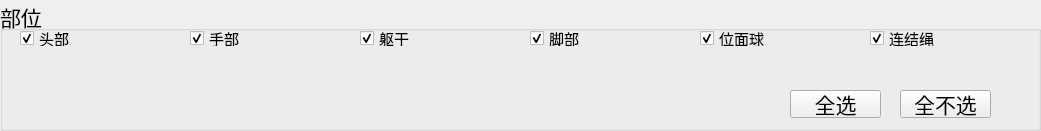
  <widget class="QGroupBox" name="groupBox_position">
   <property name="geometry">
    <rect>
     <x>10</x>
     <y>340</y>
     <width>1041</width>
     <height>131</height>
    </rect>
   </property>
   <property name="font">
    <font>
     <pointsize>16</pointsize>
    </font>
   </property>
   <property name="title">
    <string>部位</string>
   </property>
   <widget class="QCheckBox" name="checkBox_position_05">
    <property name="geometry">
     <rect>
      <x>870</x>
      <y>30</y>
      <width>160</width>
      <height>16</height>
     </rect>
    </property>
    <property name="font">
     <font>
      <pointsize>11</pointsize>
     </font>
    </property>
    <property name="text">
     <string>连结绳</string>
    </property>
    <property name="checked">
     <bool>true</bool>
    </property>
   </widget>
   <widget class="QCheckBox" name="checkBox_position_02">
    <property name="geometry">
     <rect>
      <x>360</x>
      <y>30</y>
      <width>160</width>
      <height>16</height>
     </rect>
    </property>
    <property name="font">
     <font>
      <pointsize>11</pointsize>
     </font>
    </property>
    <property name="text">
     <string>躯干</string>
    </property>
    <property name="checked">
     <bool>true</bool>
    </property>
   </widget>
   <widget class="QCheckBox" name="checkBox_position_03">
    <property name="geometry">
     <rect>
      <x>530</x>
      <y>30</y>
      <width>160</width>
      <height>16</height>
     </rect>
    </property>
    <property name="font">
     <font>
      <pointsize>11</pointsize>
     </font>
    </property>
    <property name="text">
     <string>脚部</string>
    </property>
    <property name="checked">
     <bool>true</bool>
    </property>
   </widget>
   <widget class="QCheckBox" name="checkBox_position_04">
    <property name="geometry">
     <rect>
      <x>700</x>
      <y>30</y>
      <width>160</width>
      <height>16</height>
     </rect>
    </property>
    <property name="font">
     <font>
      <pointsize>11</pointsize>
     </font>
    </property>
    <property name="text">
     <string>位面球</string>
    </property>
    <property name="checked">
     <bool>true</bool>
    </property>
   </widget>
   <widget class="QCheckBox" name="checkBox_position_00">
    <property name="geometry">
     <rect>
      <x>20</x>
      <y>30</y>
      <width>160</width>
      <height>16</height>
     </rect>
    </property>
    <property name="font">
     <font>
      <pointsize>11</pointsize>
     </font>
    </property>
    <property name="text">
     <string>头部</string>
    </property>
    <property name="checked">
     <bool>true</bool>
    </property>
   </widget>
   <widget class="QCheckBox" name="checkBox_position_01">
    <property name="geometry">
     <rect>
      <x>190</x>
      <y>30</y>
      <width>160</width>
      <height>16</height>
     </rect>
    </property>
    <property name="font">
     <font>
      <pointsize>11</pointsize>
     </font>
    </property>
    <property name="text">
     <string>手部</string>
    </property>
    <property name="checked">
     <bool>true</bool>
    </property>
   </widget>
   <widget class="QPushButton" name="pushButton_position_select_none">
    <property name="geometry">
     <rect>
      <x>900</x>
      <y>90</y>
      <width>91</width>
      <height>28</height>
     </rect>
    </property>
    <property name="text">
     <string>全不选</string>
    </property>
   </widget>
   <widget class="QPushButton" name="pushButton_position_select_all">
    <property name="geometry">
     <rect>
      <x>790</x>
      <y>90</y>
      <width>91</width>
      <height>28</height>
     </rect>
    </property>
    <property name="text">
     <string>全选</string>
    </property>
   </widget>
  </widget>
